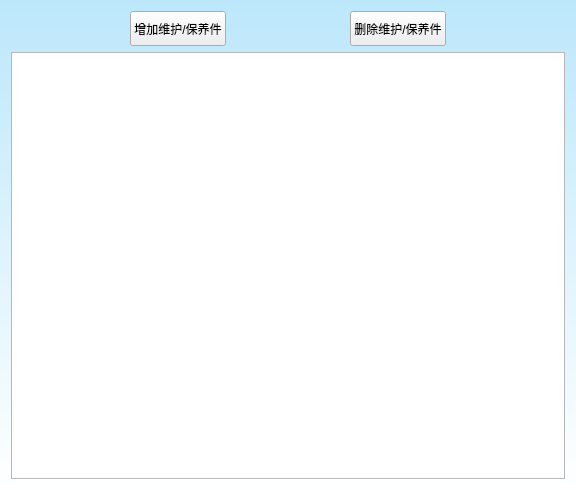
<?xml version="1.0" encoding="UTF-8"?>
<ui version="4.0">
 <class>WearingPartsList</class>
 <widget class="QWidget" name="WearingPartsList">
  <property name="geometry">
   <rect>
    <x>0</x>
    <y>0</y>
    <width>576</width>
    <height>490</height>
   </rect>
  </property>
  <property name="windowTitle">
   <string>维护/保养件列表</string>
  </property>
  <property name="styleSheet">
   <string notr="true">QWidget#WearingPartsList{
background-color: qlineargradient(spread:pad, x1:0.5, y1:0, x2:0.5, y2:1, stop:0 rgba(188, 231, 251, 255), stop:1 rgba(255, 255, 255, 255));}

</string>
  </property>
  <layout class="QVBoxLayout" name="verticalLayout">
   <item>
    <layout class="QHBoxLayout" name="horizontalLayout">
     <item>
      <spacer name="horizontalSpacer">
       <property name="orientation">
        <enum>Qt::Horizontal</enum>
       </property>
       <property name="sizeHint" stdset="0">
        <size>
         <width>40</width>
         <height>20</height>
        </size>
       </property>
      </spacer>
     </item>
     <item>
      <widget class="QPushButton" name="btnAddPart">
       <property name="minimumSize">
        <size>
         <width>0</width>
         <height>35</height>
        </size>
       </property>
       <property name="styleSheet">
        <string notr="true"/>
       </property>
       <property name="text">
        <string>增加维护/保养件</string>
       </property>
      </widget>
     </item>
     <item>
      <spacer name="horizontalSpacer_2">
       <property name="orientation">
        <enum>Qt::Horizontal</enum>
       </property>
       <property name="sizeHint" stdset="0">
        <size>
         <width>40</width>
         <height>20</height>
        </size>
       </property>
      </spacer>
     </item>
     <item>
      <widget class="QPushButton" name="btnDeletePart">
       <property name="minimumSize">
        <size>
         <width>0</width>
         <height>35</height>
        </size>
       </property>
       <property name="text">
        <string>删除维护/保养件</string>
       </property>
      </widget>
     </item>
     <item>
      <spacer name="horizontalSpacer_3">
       <property name="orientation">
        <enum>Qt::Horizontal</enum>
       </property>
       <property name="sizeHint" stdset="0">
        <size>
         <width>40</width>
         <height>20</height>
        </size>
       </property>
      </spacer>
     </item>
    </layout>
   </item>
   <item>
    <widget class="QTableWidget" name="tableWidget">
     <property name="editTriggers">
      <set>QAbstractItemView::AnyKeyPressed</set>
     </property>
     <property name="selectionMode">
      <enum>QAbstractItemView::NoSelection</enum>
     </property>
    </widget>
   </item>
  </layout>
 </widget>
 <resources/>
 <connections/>
</ui>
